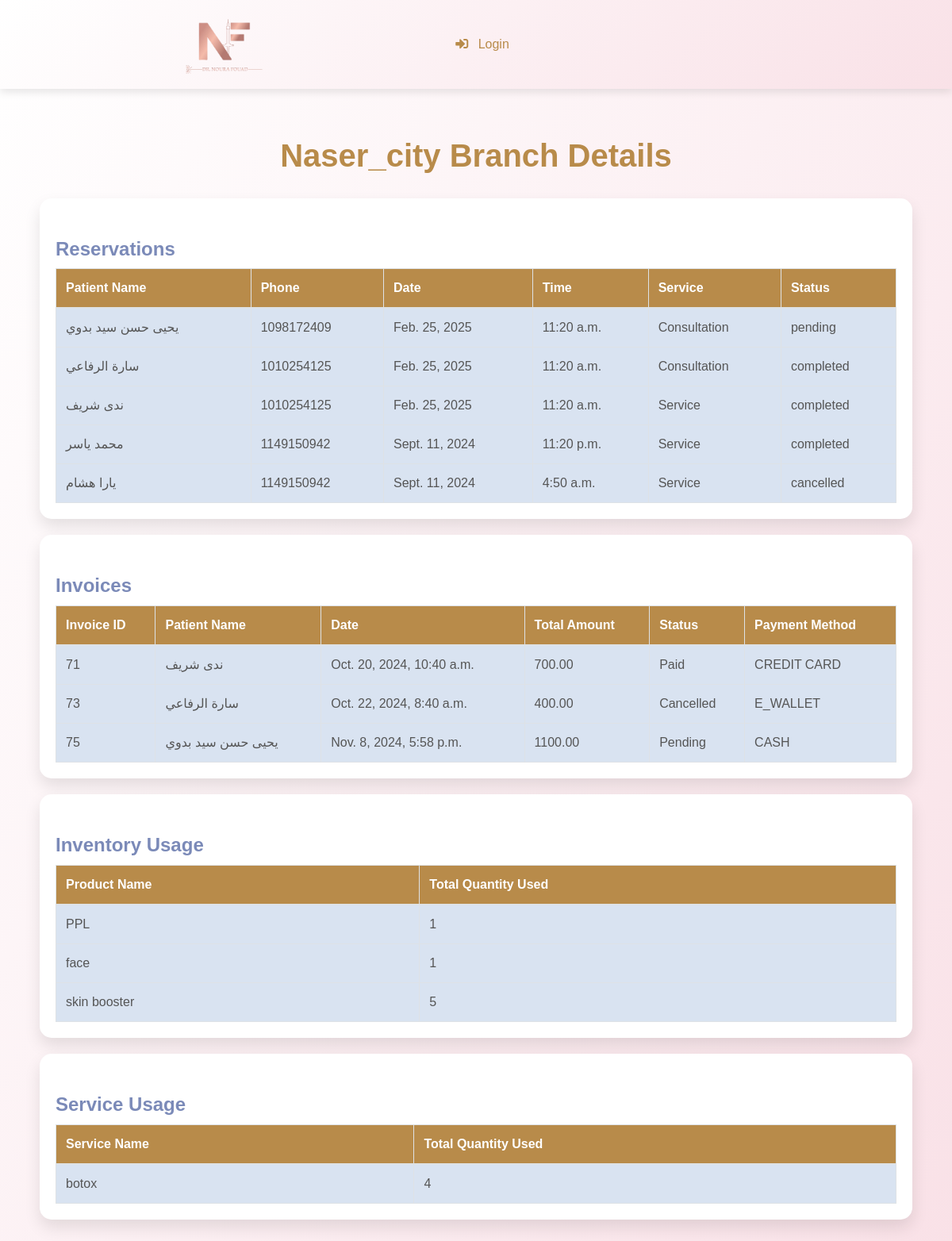
The app's page /naser_city_branch with its own data.
### webapp/models.py (models this page shows, shortened)
class Reserve(models.Model):
    STATUS_CHOICES = [
        ('completed', 'Completed'),
        ('pending', 'Pending'),
        ('cancelled', 'Cancelled'),
    ]
    BRANCH_CHOICES = [
        ('EL_Mohandsen', 'EL_Mohandsen'),
        ('5th_sattelment', '5th_sattelment'),
        ('Naser_city', 'Naser_city'),
    ]
    SERVICE_CHOICES = [
        ('Service', 'Service'),
        ('Consultation', 'Consultation'),
        ('Retouch', 'Retouch'),
    ]
    name = models.ForeignKey(patient, on_delete=models.CASCADE)
    phone = models.IntegerField()
    date = models.DateField()
    time = models.TimeField()
    service=models.CharField(max_length=50,choices=SERVICE_CHOICES,default='Service type' )
    create_at = models.DateTimeField(auto_now_add=True)
    status = models.CharField(max_length=10, choices=STATUS_CHOICES, default='pending')
    Branch=models.CharField(max_length=50,choices=BRANCH_CHOICES,default='Branch' )
    class Meta :
            ordering = ['-create_at']

class patient(models.Model):
    name = models.CharField(max_length=250)
    phone = models.IntegerField()
    address = models.CharField(max_length=255, default='Default Address')
    create_at = models.DateTimeField (auto_now_add = True)
    date_of_birth = models.DateField(null=True, blank=True)
    last_visit = models.DateField(null=True, blank=True)
    def __str__(self):
        return self.name
    class Meta :
            ordering = ['-create_at']

class Payment(models.Model):
    STATUS_CHOICES = [
        ('Paid', 'Paid'),
        ('Pending', 'Pending'),
        ('Cancelled', 'Cancelled'),
    ]
    METHOD_CHOICES = [
        ('INSTAPAY', 'INSTAPAY'),
        ('CASH', 'CASH'),
        ('CREDIT CARD', 'CREDIT CARD'),
        ( 'E_WALLET', 'E_WALLET'),
    ]
    BRANCH_CHOICES = [
        ('EL_Mohandsen', 'EL_Mohandsen'),
        ('5th_sattelment', '5th_sattelment'),
        ('Naser_city', 'Naser_city'),
    ]
    patient = models.CharField(max_length=20)
    Branch=models.CharField(max_length=50,choices=BRANCH_CHOICES,default='Branch' )
    created_at = models.DateTimeField(auto_now_add=True)
    status = models.CharField(max_length=20, choices=STATUS_CHOICES, default='Pending')
    method = models.CharField(max_length=100, choices=METHOD_CHOICES, default='CASH')
    def get_total_service(self):
        return sum([ps.price_at_time_of_payment * ps.quantity for ps in self.paymentservice_set.all()])
    def get_total_products(self):
        return sum([pi.price_at_time_of_payment * pi.quantity for pi in self.paymentinventory_set.all()])
    def get_total_amount(self):
        return self.get_total_service() + self.get_total_products()

class PaymentService(models.Model):
    payment = models.ForeignKey(Payment, on_delete=models.CASCADE)
    service = models.ForeignKey(Service, on_delete=models.CASCADE)
    quantity = models.PositiveIntegerField(default=1)
    price_at_time_of_payment = models.DecimalField(max_digits=10, decimal_places=2, default=0)  # السعر وقت الدفع

class PaymentInventory(models.Model):
    payment = models.ForeignKey(Payment, on_delete=models.CASCADE)
    inventory = models.ForeignKey(Inventory, on_delete=models.CASCADE)
    quantity = models.PositiveIntegerField(default=1)
    price_at_time_of_payment = models.DecimalField(max_digits=10, decimal_places=2, default=0)   # السعر وقت الفاتورة

class Inventory(models.Model):
    item_name = models.CharField(max_length=300)
    item_quantity = models.IntegerField()  # الكمية الموجودة في المخزن
    item_price = models.DecimalField(max_digits=10, decimal_places=2)  # سعر البيع
    item_cost = models.DecimalField(max_digits=10, decimal_places=2)  # تكلفة المنتج
    company_source = models.ForeignKey(Companies, on_delete=models.CASCADE, related_name='inventory_items')
    created_at = models.DateTimeField(auto_now_add=True)

### webapp/views.py (the view)
# urls.py: path('naser_city_branch', views.naser_city_branch, name='naser_city_branch')
def naser_city_branch(request):
    reservations = Reserve.objects.filter(Branch='Naser_city')
    invoices = Payment.objects.filter(Branch='Naser_city')
    inventory_usage = PaymentInventory.objects.filter(payment__Branch='Naser_city').values(
        'inventory__item_name'
    ).annotate(total_quantity_used=Sum('quantity'))
    service_usage = PaymentService.objects.filter(payment__Branch='Naser_city').values(
        'service__name'
    ).annotate(total_quantity_used=Sum('quantity'))
    context = {
        'reservations': reservations,
        'invoices': invoices,
        'inventory_usage': inventory_usage,
        'service_usage': service_usage,
    }
    return render(request, 'web/naser_city_branch.html', context)

### templates/web/naser_city_branch.html (shortened to what this page needs)
{% extends 'base.html' %}
{% block content %}
<!DOCTYPE html>
<html lang="en">
<head>
    <link rel="stylesheet" href="https://stackpath.bootstrapcdn.com/bootstrap/4.5.2/css/bootstrap.min.css">
    <link rel="stylesheet" href="https://cdnjs.cloudflare.com/ajax/libs/font-awesome/5.15.4/css/all.min.css">
</head>
<body>
    <div class="container">
        <h1 class="text-center">Naser_city Branch Details</h1>
        <div class="card">
            <div class="card-body">
                <h4 class="section-title">Reservations</h4>
                <div class="table-responsive">
                    <table class="table table-bordered">
                        <thead>
                            <tr>
                                <th>Patient Name</th>
                                <th>Phone</th>
                                <th>Date</th>
                                <th>Time</th>
                                <th>Service</th>
                                <th>Status</th>
                            </tr>
                        </thead>
                        <tbody>
                            {% for reservation in reservations %}
                            <tr>
                                <td>{{ reservation.name }}</td>
                                <td>{{ reservation.phone }}</td>
                                <td>{{ reservation.date }}</td>
                                <td>{{ reservation.time }}</td>
                                <td>{{ reservation.service }}</td>
                                <td>{{ reservation.status }}</td>
                            </tr>
                            {% endfor %}
                        </tbody>
                    </table>
                </div>
            </div>
        </div>
        <div class="card">
            <div class="card-body">
                <h4 class="section-title">Invoices</h4>
                <div class="table-responsive">
                    <table class="table table-bordered">
                        <thead>
                            <tr>
                                <th>Invoice ID</th>
                                <th>Patient Name</th>
                                <th>Date</th>
                                <th>Total Amount</th>
                                <th>Status</th>
                                <th>Payment Method</th>
                            </tr>
                        </thead>
                        <tbody>
                            {% for invoice in invoices %}
                            <tr>
                                <td>{{ invoice.id }}</td>
                                <td>{{ invoice.patient }}</td>
                                <td>{{ invoice.created_at }}</td>
                                <td>{{ invoice.get_total_amount }}</td>
                                <td>{{ invoice.status }}</td>
                                <td>{{ invoice.method }}</td>
                            </tr>
                            {% endfor %}
                        </tbody>
                    </table>
                </div>
            </div>
        </div>
        <div class="card">
            <div class="card-body">
                <h4 class="section-title">Inventory Usage</h4>
                <div class="table-responsive">
                    <table class="table table-bordered">
                        <thead>
                            <tr>
                                <th>Product Name</th>
                                <th>Total Quantity Used</th>
                            </tr>
                        </thead>
                        <tbody>
                            {% for item in inventory_usage %}
                            <tr>
                                <td>{{ item.inventory__item_name }}</td>
                                <td>{{ item.total_quantity_used }}</td>
                            </tr>
                            {% endfor %}
                        </tbody>
                    </table>
                </div>
            </div>
        </div>
        <div class="card">
            <div class="card-body">
                <h4 class="section-title">Service Usage</h4>
                <div class="table-responsive">
                    <table class="table table-bordered">
                        <thead>
                            <tr>
                                <th>Service Name</th>
                                <th>Total Quantity Used</th>
                            </tr>
                        </thead>
                        <tbody>
                            {% for service in service_usage %}
                            <tr>
                                <td>{{ service.service__name }}</td>
                                <td>{{ service.total_quantity_used }}</td>
                            </tr>
                            {% endfor %}
                        </tbody>
                    </table>
                </div>
            </div>
        </div>
    </div>
</body>
</html>
{% endblock %}

### templates/web/naser_city_branch.html (style rules this page uses)
body { background: linear-gradient(120deg, #ffffff, #f9e1e7); font-family: 'Poppins', sans-serif; }
.container { padding: 20px; }
h1 { color: #b88b4a; font-weight: bold; margin-bottom: 30px; }
.section-title { color: #333; margin-top: 30px; margin-bottom: 10px; font-weight: bold; }
.card { border: none; box-shadow: 0 10px 20px rgba(0, 0, 0, 0.1); border-radius: 15px; margin-bottom: 20px; }
.table { margin-bottom: 0; color: #333; }
.table th { background-color: #b88b4a; color: #fff; }
.table td { color: #555; }
.table-responsive { overflow-x: auto; }

### records on screen
Reserve: name "يحيى حسن سيد بدوي", phone "1098172409", date "Feb. 25, 2025", time "11:20 a.m.", service "Consultation", status "pending"
Reserve: name "سارة الرفاعي", phone "1010254125", date "Feb. 25, 2025", time "11:20 a.m.", service "Consultation", status "completed"
Reserve: name "ندى شريف", phone "1010254125", date "Feb. 25, 2025", time "11:20 a.m.", service "Service", status "completed"
Reserve: name "محمد ياسر", phone "1149150942", date "Sept. 11, 2024", time "11:20 p.m.", service "Service", status "completed"
Reserve: name "يارا هشام", phone "1149150942", date "Sept. 11, 2024", time "4:50 a.m.", service "Service", status "cancelled"
Payment: id "71", patient "ندى شريف", created_at "Oct. 20, 2024, 10:40 a.m.", get_total_amount "700.00", status "Paid", method "CREDIT CARD"
Payment: id "73", patient "سارة الرفاعي", created_at "Oct. 22, 2024, 8:40 a.m.", get_total_amount "400.00", status "Cancelled", method "E_WALLET"
Payment: id "75", patient "يحيى حسن سيد بدوي", created_at "Nov. 8, 2024, 5:58 p.m.", get_total_amount "1100.00", status "Pending", method "CASH"
Inventory: inventory__item_name "PPL", total_quantity_used "1"
Inventory: inventory__item_name "face", total_quantity_used "1"
Inventory: inventory__item_name "skin booster", total_quantity_used "5"

### other values on screen
{{ service.service__name }} "botox"
{{ service.total_quantity_used }} "4"
